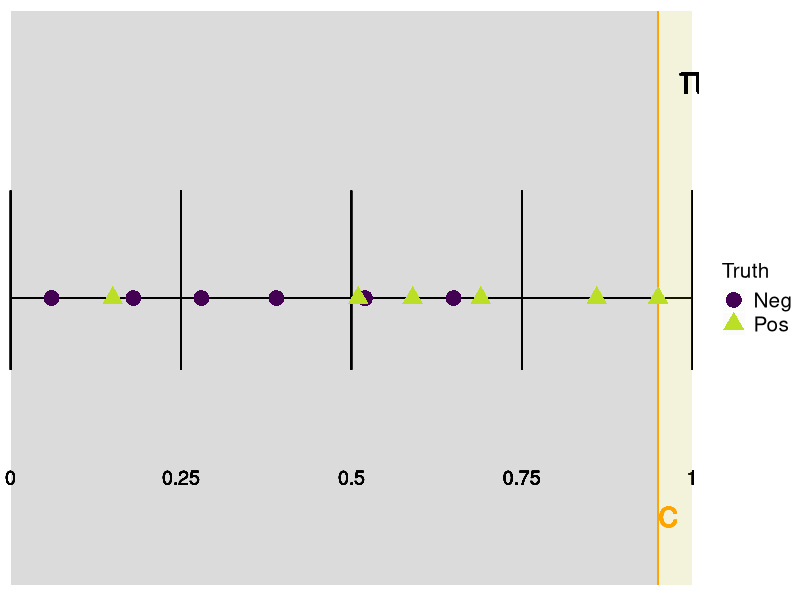
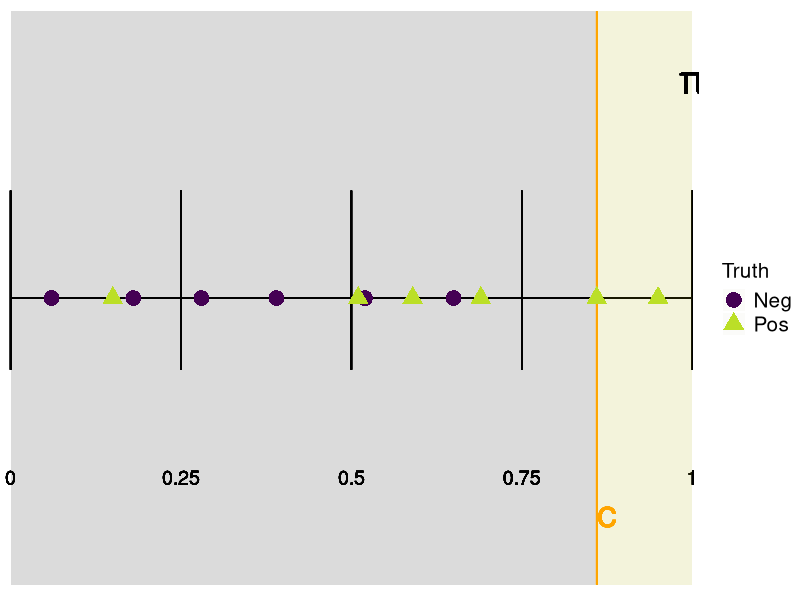
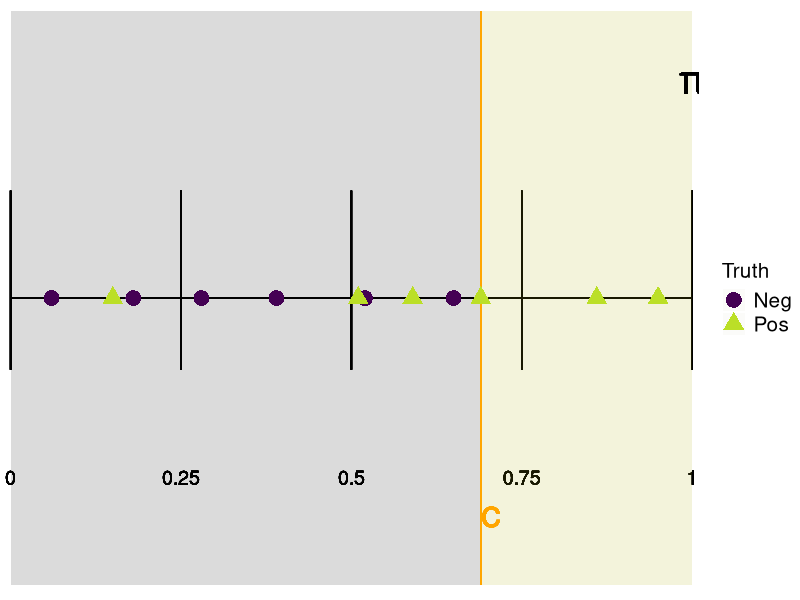
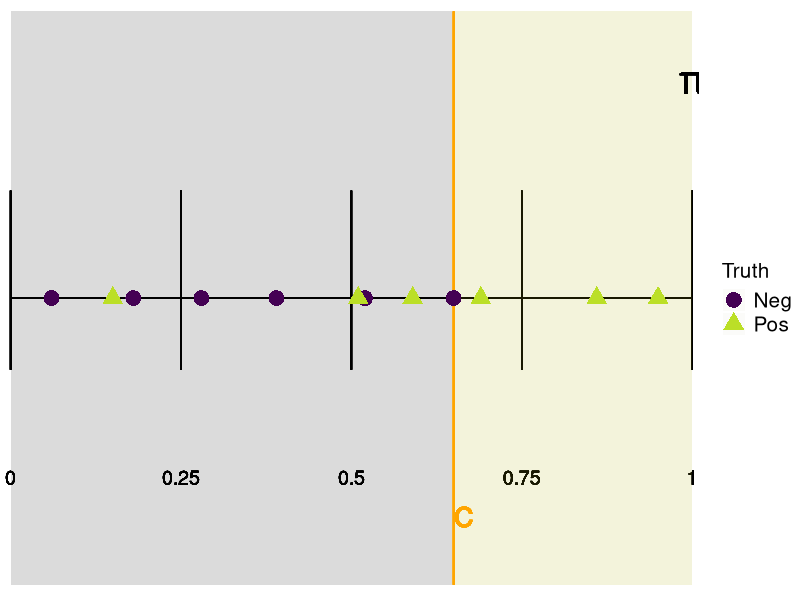
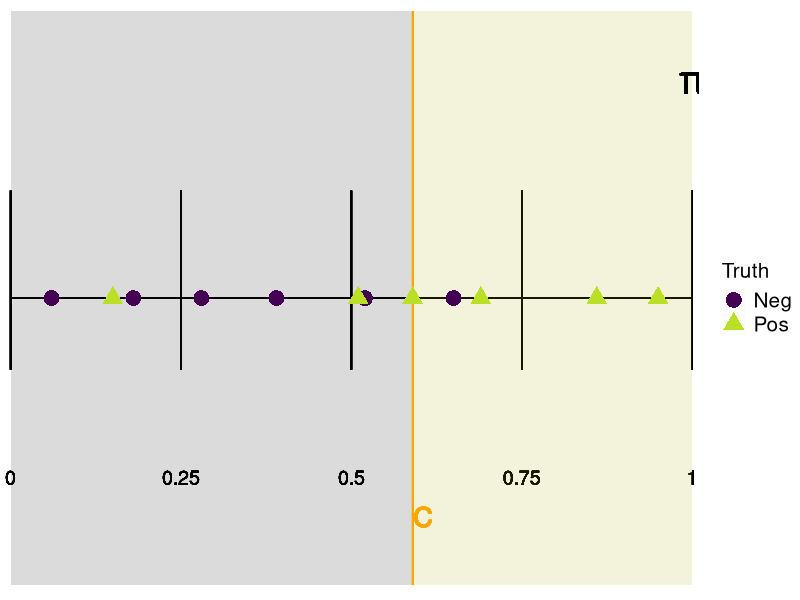
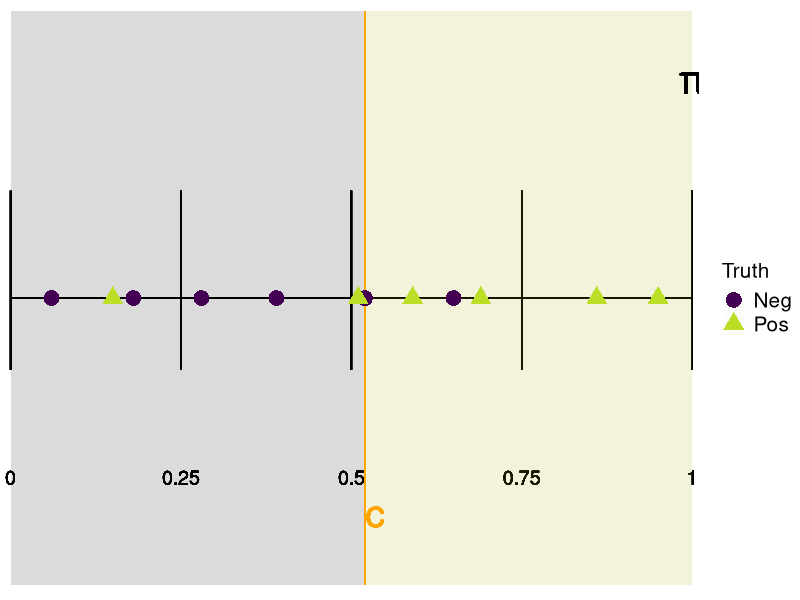
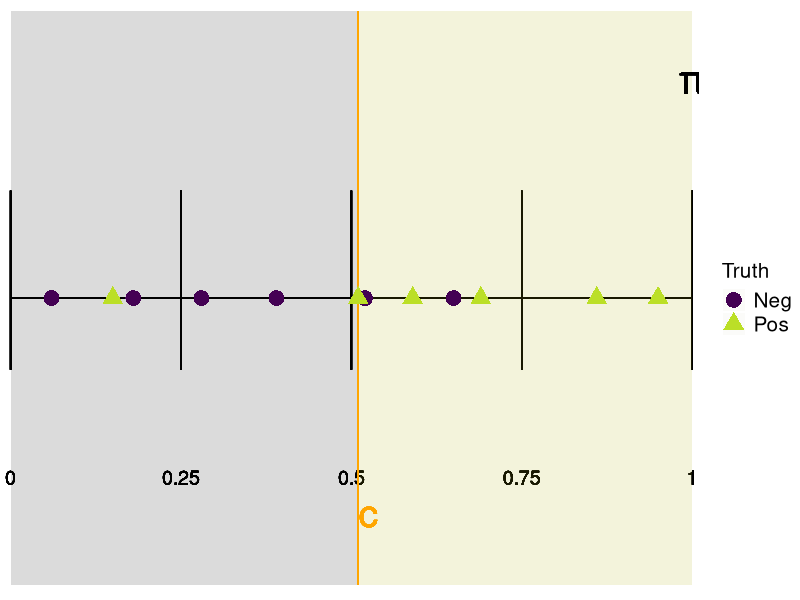
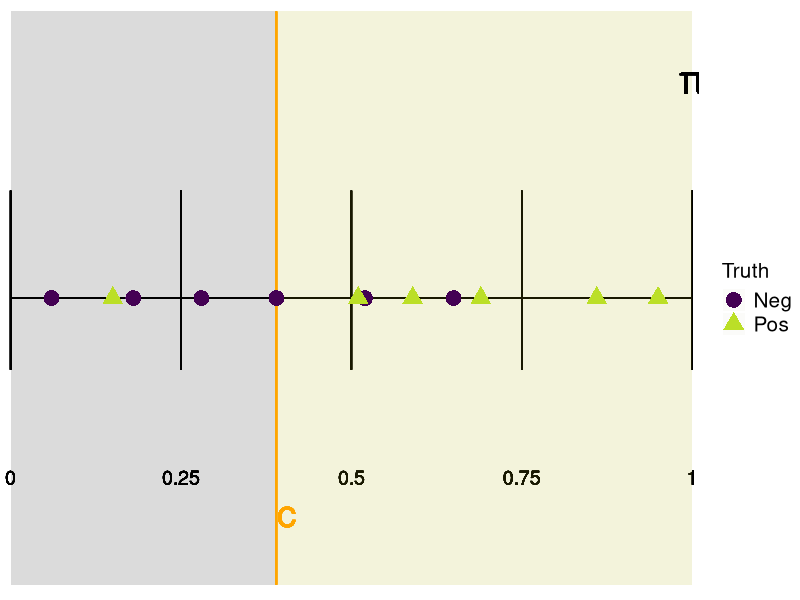

The R source for these figures, in order:
# ------------------------------------------------------------------------------
# FIG: ROC HORIZONTAL (STEP BY STEP)
# ------------------------------------------------------------------------------

library("ggplot2")
library("viridis")
library("glue")

# DATA -------------------------------------------------------------------------

df <- data.frame(
  Truth = c("Pos", "Pos", "Pos", "Neg", "Pos", "Neg", "Pos", "Neg", "Neg", "Neg", "Pos", "Neg"),
  Score = c(0.95, 0.86, 0.69, 0.65, 0.59, 0.52, 0.51, 0.39, 0.28, 0.18, 0.15, 0.06)
)

# PLOTS ------------------------------------------------------------------------

generate_roc_horizontal <- function(c = 0.8) {
  p <- ggplot(data = df, aes(x = Score, y = 0, color = Truth, shape = Truth)) +
    geom_segment(aes(x = 0, y = 0, xend = 1, yend = 0), color = "black")

  for (tick in seq(from = 0, to = 1, by = 0.25)) {
    p <- p +
      geom_segment(x = tick, y = 0.03, xend = tick, yend = -0.02, color = "black") +
      geom_text(label = tick, x = tick, y = -0.05, color = "black", size = 5)
  }

  colors = viridis_pal(end = 0.9)(2)
  p <- p +
    geom_rect(aes(xmin = 0, xmax = c, ymin = -0.08, ymax = 0.08), linetype = 0, alpha = 0.01, fill = colors[1]) +
    geom_rect(aes(xmin = c, xmax = 1, ymin = -0.08, ymax = 0.08), linetype = 0, alpha = 0.01, fill = colors[2]) +
    geom_segment(aes(x = c, y = 0.08, xend = c, yend = -0.08), color = "orange") +
    geom_text(label = "c", x = c + 0.015, y = -0.06, color = "orange", size = 10) +
    geom_point(size = 5) +
    geom_text(label = expression(pi), x = 1, y = 0.06, color = "black", size = 10) +
    scale_x_continuous(expand=c(0.01,0)) +
    scale_y_continuous(expand=c(0.02,0)) +
    theme(axis.line=element_blank(),
          axis.text.x=element_blank(),
          axis.text.y=element_blank(),
          axis.ticks=element_blank(),
          axis.title.x=element_blank(),
          axis.title.y=element_blank(),
          legend.background=element_blank(),
          legend.position="right",
          legend.text=element_text(size=15),
          legend.title=element_text(size=15),
          panel.background=element_blank(),
          panel.border=element_blank(),
          panel.grid.major=element_blank(),
          panel.grid.minor=element_blank(),
          plot.background=element_blank(),
          plot.margin=grid::unit(c(0,0,0,0), "in")
    ) +
    scale_color_viridis(discrete = TRUE, end = 0.9)

  p
}

for (i in 1:length(df$Score)) {
  p <- generate_roc_horizontal(df$Score[i])
  ggsave(filename = glue("../figure/roc_horizontal_step_{i}.png"), plot = p, width = 8, height = 1.5)
}
